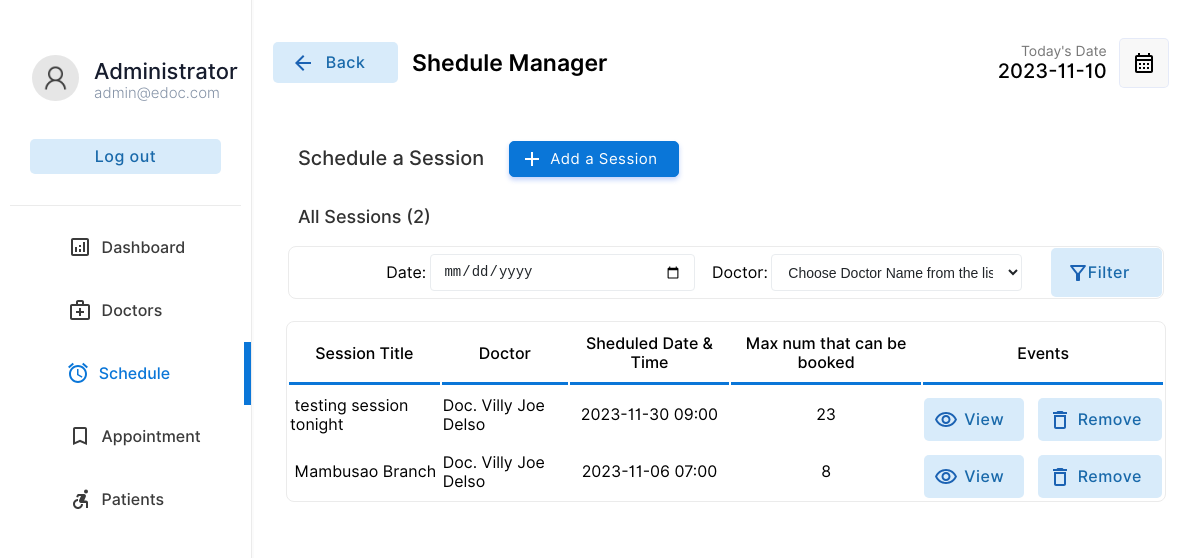
Before: /admin/schedule.php (signed in) with the older database file.
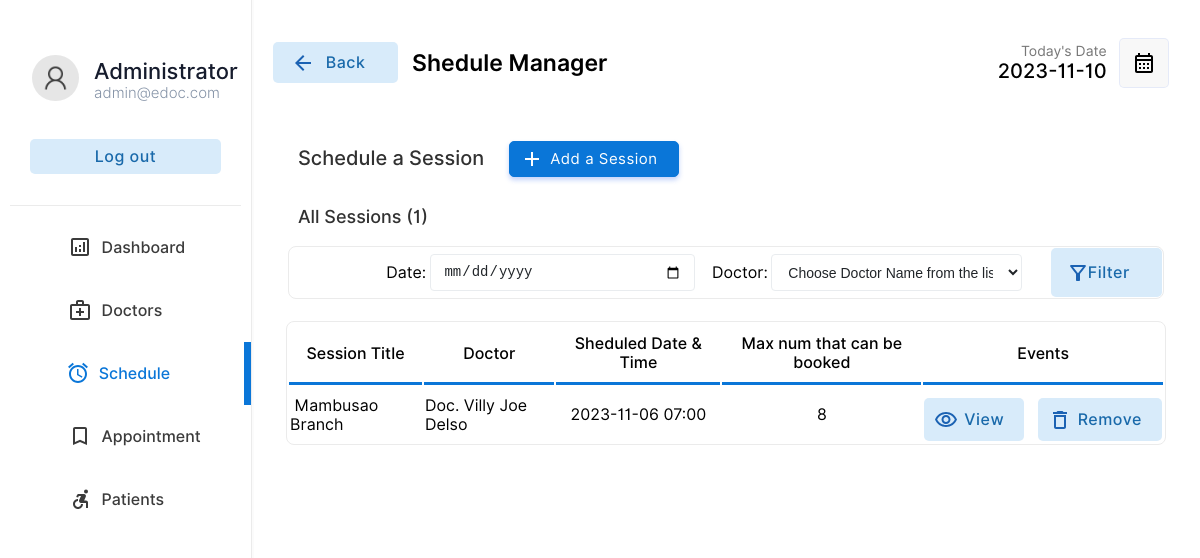
After: the same page with the newer database file.
### tables this page shows
CREATE TABLE `schedule` (
  `scheduleid` int(11) NOT NULL,
  `docid` varchar(255) DEFAULT NULL,
  `title` varchar(255) DEFAULT NULL,
  `scheduledate` date DEFAULT NULL,
  `scheduletime` time DEFAULT NULL,
  `nop` int(4) DEFAULT NULL
);

CREATE TABLE `doctor` (
  `docid` int(11) NOT NULL,
  `docemail` varchar(255) DEFAULT NULL,
  `docname` varchar(255) DEFAULT NULL,
  `docpassword` varchar(255) DEFAULT NULL,
  `docnic` varchar(15) DEFAULT NULL,
  `doctel` varchar(15) DEFAULT NULL,
  `specialties` int(2) DEFAULT NULL
);

### admin/schedule.php (the view, shortened to what the changed rows need)
<?php
include("../connection.php");
?>
<!DOCTYPE html>
<html lang="en">
<head>
    <link rel="stylesheet" href="../css/animations.css">
    <link rel="stylesheet" href="../css/main.css">
    <link rel="stylesheet" href="../css/admin.css">
</head>
<body>
        <div class="dash-body">
            <table border="0" width="100%" style=" border-spacing: 0;margin:0;padding:0;margin-top:25px; ">
                            <?php
                        $list110 = $database->query("select  * from  schedule;");
                        ?>
                <tr>
                    <td colspan="4" style="padding-top:10px;width: 100%;" >
                        <p class="heading-main12" style="margin-left: 45px;font-size:18px;color:rgb(49, 49, 49)">All Sessions (<?php echo $list110->num_rows; ?>)</p>
                    </td>
                </tr>
                <?php
                    if($_POST){
                        $sqlpt1="";
                        if(!empty($_POST["sheduledate"])){
                            $sheduledate=$_POST["sheduledate"];
                            $sqlpt1=" schedule.scheduledate='$sheduledate' ";
                        }
                        $sqlpt2="";
                        if(!empty($_POST["docid"])){
                            $docid=$_POST["docid"];
                            $sqlpt2=" doctor.docid=$docid ";
                        }
                        $sqlmain= "select schedule.scheduleid,schedule.title,doctor.docname,schedule.scheduledate,schedule.scheduletime,schedule.nop from schedule inner join doctor on schedule.docid=doctor.docid ";
                        $sqllist=array($sqlpt1,$sqlpt2);
                        $sqlkeywords=array(" where "," and ");
                        $key2=0;
                        foreach($sqllist as $key){
                            if(!empty($key)){
                                $sqlmain.=$sqlkeywords[$key2].$key;
                                $key2++;
                            };
                        };
                    }else{
                        $sqlmain= "select schedule.scheduleid,schedule.title,doctor.docname,schedule.scheduledate,schedule.scheduletime,schedule.nop from schedule inner join doctor on schedule.docid=doctor.docid  order by schedule.scheduledate desc";
                    }
                ?>
                <tr>
                   <td colspan="4">
                       <center>
                        <div class="abc scroll">
                        <table width="93%" class="sub-table scrolldown" border="0">
                        <thead>
                        <tr>
                                <th class="table-headin">
                                Session Title
                                </th>
                                <th class="table-headin">
                                    Doctor
                                </th>
                                <th class="table-headin">
                                    Sheduled Date & Time
                                </th>
                                <th class="table-headin">
                                Max num that can be booked
                                </th>
                                <th class="table-headin">
                                    Events
                                </tr>
                        </thead>
                        <tbody>
                            <?php
                                $result= $database->query($sqlmain);
                                if($result->num_rows==0){
                                    echo '<tr>
                                    <td colspan="4">
                                    <br><br><br><br>
                                    <center>
                                    <img src="../img/notfound.svg" width="25%">
                                    <br>
                                    <p class="heading-main12" style="margin-left: 45px;font-size:20px;color:rgb(49, 49, 49)">We  couldnt find anything related to your keywords !</p>
                                    <a class="non-style-link" href="schedule.php"><button  class="login-btn btn-primary-soft btn"  style="display: flex;justify-content: center;align-items: center;margin-left:20px;">&nbsp; Show all Sessions &nbsp;</font></button>
                                    </a>
                                    </center>
                                    <br><br><br><br>
                                    </td>
                                    </tr>';
                                }
                                else{
                                for ( $x=0; $x<$result->num_rows;$x++){
                                    $row=$result->fetch_assoc();
                                    $scheduleid=$row["scheduleid"];
                                    $title=$row["title"];
                                    $docname=$row["docname"];
                                    $scheduledate=$row["scheduledate"];
                                    $scheduletime=$row["scheduletime"];
                                    $nop=$row["nop"];
                                    echo '<tr>
                                        <td> &nbsp;'.
                                        substr($title,0,30)
                                        .'</td>
                                        <td>
                                        '.substr($docname,0,20).'
                                        </td>
                                        <td style="text-align:center;">
                                            '.substr($scheduledate,0,10).' '.substr($scheduletime,0,5).'
                                        </td>
                                        <td style="text-align:center;">
                                            '.$nop.'
                                        </td>
                                        <td>
                                        <div style="display:flex;justify-content: center;">
                                        <a href="?action=view&id='.$scheduleid.'" class="non-style-link"><button  class="btn-primary-soft btn button-icon btn-view"  style="padding-left: 40px;padding-top: 12px;padding-bottom: 12px;margin-top: 10px;"><font class="tn-in-text">View</font></button></a>
                                       &nbsp;&nbsp;&nbsp;
                                       <a href="?action=drop&id='.$scheduleid.'&name='.$title.'" class="non-style-link"><button  class="btn-primary-soft btn button-icon btn-delete"  style="padding-left: 40px;padding-top: 12px;padding-bottom: 12px;margin-top: 10px;"><font class="tn-in-text">Remove</font></button></a>
                                        </div>
                                        </td>
                                    </tr>';
                                }
                            }
                            ?>
                            </tbody>
                        </table>
                        </div>
                        </center>
                   </td>
                </tr>
            </table>
        </div>
</body>
</html>

Changed rows visible on the page:
removed schedule: title "testing session tonight", docid.docname "Doc. Villy Joe Delso", scheduledate "2023-11-30", scheduletime "09:00", nop "23"
Other visible differences:
$list110->num_rows: "2" → "1"
